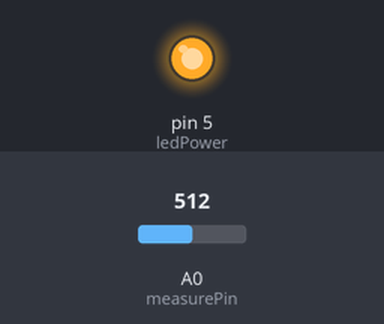
The sketch below on a simulated Arduino Uno, built with avr-gcc and run on an emulated ATmega328P. Shown: output pins drawn as LEDs (lit = HIGH). Inputs (shaded band) come from the test bench; at power-on: A0 (measurePin) = 512. What the sketch prints to the serial monitor is not drawn.

Above: at 0.1 s.
Timing chart, 0 to 1.6 s (numbered marks = the images above):
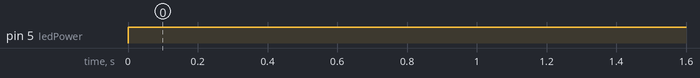

Measured:
- by itself, pin 5 (ledPower): LOW → HIGH at 0.00 s

The sketch:

CaraUkur2.ino
```cpp
int ledPower = 5;
int measurePin = A0;
int samplingTime = 280;
int sleepTime = 100;

float voMeasured = 0;
float calcVoltage = 0;
float dustDensity = 0;
float voltDensity = 0;

void setup() {
  Serial.begin(9600);
  pinMode(ledPower,OUTPUT);

}

void loop() {
      digitalWrite(ledPower,LOW); // power on the LED
      delayMicroseconds(samplingTime);

      voMeasured = analogRead(measurePin); // read the dust value
      digitalWrite(ledPower,HIGH); // turn the LED off
      delayMicroseconds(sleepTime);

      calcVoltage = ( ( voMeasured * 5 ) / 1024);
      voltDensity = calcVoltage - 0.6;
      dustDensity = voltDensity * 0.17;

      Serial.print(" - Dust Density: ");
      Serial.print(dustDensity);
      Serial.println(" Kg/m3");
      delay(1000);
}
```
